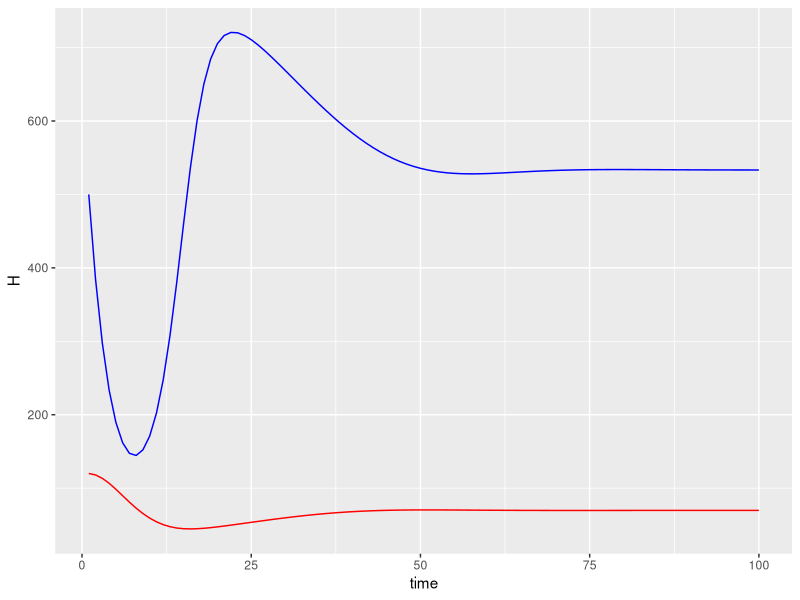

Generate this figure with R:
library(deSolve)
library(ggplot2)

#Function for Rosenzweig-MacArthur Predator/Prey Equations
ddRM <- function (t,y,p){
  
  #Unpack State Variables
  H = y[1] #Prey
  P = y[2] #Predator
  
  #Unpack Model Parameters
  b = p[1] #Prey birth rate
  e = p[2] #Conversion efficency of prey to predator
  s = p[3] #Predator death rate
  w = p[4] #Predator attack rate 
  d = p[5] #Density of prey when predator's kill rate is 1/2*max
  alpha = p[6] #Prey self-limiting term
  
  #Defining Rates of Change
  dHdt = b*H*(1 - alpha*H) - w*H/(d + H)*P
  dPdt = e*w*H/(d + H)*P- s*P
  
  return(list(c(dHdt, dPdt)))
}

#Defining Initial Parameters
b = 0.8
e = 0.07
s = 0.2
w = 5
d = 400
alpha = 0.001
params = c(b, e, s, w, d, alpha)

H0 = 500
P0 = 120
Y0 = c(H0, P0)

times = 1:100

modelSim = ode(y=Y0, times = times, func = ddRM, parms = params)

#Subsetting the Results
modelOutput = data.frame(time=modelSim[,1],H=modelSim[,2],P = modelSim[,3])
attach(modelOutput)

#Graphing the Results
ggplot(modelOutput) + 
  geom_line(aes(x = time, y = H), colour = "blue") + 
  geom_line(aes(x = time, y = P), colour = "red")

# ---------------
# Prey Birth Rate
# ---------------

# At low birth rate (0.2-1.6)
# Prey and Predator population will decrease initially before increase in prey then increase in predator to equilibrium
  # Predator death due to starvation
  # Starvation period allows Prey population to increase to self-limiting density
  # Increase in Prey population allows Predator population to increase to capacity
  # Prey population decreases to equilibrium capacity due to Predator Population

# At high birth rate (2.0-3.2)
# Prey birthrate increases to self-limiting density before Predator decreases Prey rate to equilibrium
  # Initial Predator population does not require as much Prey to sustain itself, therefore
  # Prey population reaches self-limiting density
  # Predator population will continue to increase until capacity is reached
  # Capacity for Prey and Predator will increase as birth rate of prey increases

# -----------------------------------------
# Conversion efficiency of Prey to Predator
# -----------------------------------------

# Low efficiency conversion (0.0175-0.0525)
  # Rate of Prey will initially decrease because Predator is present in system
  # Rate of Predator decreases because of efficiency to convert energy to more Predator
  # Population of Predator will decrease to 0 as Prey population increases to self-limiting density 
      # Rate to capacity determined by other parameters in the function

# Medium efficiency conversion and mutual equilibrium (0.07-0.0875)
  # Rate of Prey and Predator will oscillate
      # Prey population drops as Predator starts consuming
      # Predator reaches a population size that is not sustained by the amount of Prey
          # Predator population will decrease
      # Prey will bounce back and cycle will begin again
  # Prey and Predator will eventually reach a stable equilibrium

# High efficiency conversion (0.1050-0.28)
  # Rate of exchange from Prey to Predator occurs too quickly
  # System will change from decreasing Prey and increasing Predator until Predator density is reached
  # Predators will decrease from starvation or lack of Prey to support system until Prey numbers bounch back
  # Increase in efficiency will increase maximum capacity of predator

# -------------------
# Predator Death Rate
# -------------------

# Low Death Rate (0.05-0.2)
  # Low death rate leads to depletion of Prey population
  # Decrease in Prey population decreases Predator density limit
  # Oscillation of both population until equilibrium is reached, or will continue to oscillate between capacity and 0

# High Death Rate (0.25-0.8)
  # Initial dip in Prey population results from initial Predator population
  # High death rate results in eradication of Predator and increase of Prey Population to self-limiting density
